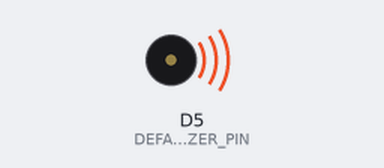
The sketch below on a simulated ESP8266 (Wemos D1 mini). On the bench: buzzer (waves = sounding). What the sketch prints to the serial monitor is not drawn.

Above: at 5.36 s.
At 20.2 s:
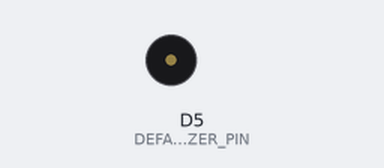
Timing chart, 0 to 21.7 s (numbered marks = the images above):
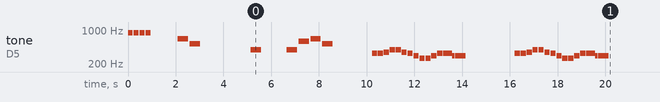

The sketch:

D1_oop95_buzzersound2_List.ino
```cpp
//_____D1_oop95_buzzersound2.ino_________________khartinger_____
// This demo program is used to demonstrate the capabilities
// of the BuzzerList class for the D1 mini:
// setup():
// 1. Play a short 880Hz piep tone for 4 times (= 1s)
// 2. Wait for 2 seconds (1sec tone, 1sec silence ;)
// 3. Start to play the Big Ben melody
// 4. Pause after 1,5 seconds for 2 seconds
// 5. Continue playing the Big Ben Melody
// main():
// 6. When the playback of the Big Ben Melody is finished,
//    another medody is started (song of joy).
//    This melody should be played twice.
// 7. To show that the main loop is not blocked, it is counted
//    there from 0 to 999 in 0.5 sec intervals.

// The software is based on a Arduino Melody Player by ericBcreator.
// https://www.hackster.io/ericBcreator/a-m-p-arduino-music-player-8013b6
// commands:
// CDEFGABn  notes, n = note length: 1, 2, 4, 8, 16, 32, 64,
//       2, 4, 8, 16, 32 dotted (or 3, 6, 12, 24, 48),
//       4, 8, 16, 32 triplet 34, 38, 316, 332
//       defaults to Ln if n is omitted
// Rn    rest, n = note length. defaults to Ln if n is omitted
// Tn    tempo n = 32-255 (default is 120 BPM, 4/4 time base)
// On    octave n = 1-8 (default is 4)
// Ln    n = default note length (default is 4, quarter note)
// MN    music normal:      7/8 note length duration (default)
// ML    or music legato:   full length duration
// MS    or music staccato: 3/4 note length duration
// MU    mute mode

// <     octave down (range 1-8)
// >     octave up (range 1-8)
// [     transpose down a step (range -12 to 12)
// ]     transpose up a step (range -12 to 12)
// #     sharp (place after note, D#n)
// -     flat (place after note, D-n)
// .     dotted note (note length will be increased with 50%)
// $     reset the default settings.
//       Recommended at the start of a new song.
// Note: spaces are ignored, use them for readability
// Example: Big Ben melody:
//       playMelody("$T120 L4 O5 ECD<GR2 G>DEC R2");
//
// Hardware: 1. WeMos D1 Mini
//           2. Buzzer Shield (@ D5)
// Created by Karl Hartinger, June 06, 2021.
// Changes: -
// Released into the public domain.

#define D1MINI          1              // ESP8266 D1mini +pro
#include "src/buzzerList/D1_class_BuzzerList.h"

#define  DEBUG95        true

//_______sensors, actors, global variables______________________
//.......buzzer object and interrupt service routine............
BuzzerList buzzer;                          // buzzer object
ICACHE_RAM_ATTR void buzzer1_ISR(void *pArg) { buzzer.timer_ISR(NULL); }

String melodyBigBen="$T120 L4 O5 ECD<GR2 G>DEC R2";
String melodyFreude="$T240 MN EEFG GFED CCDE ML E. MN D8D2 R1R1";
//String melodyJingleBells="$T240 EEE2 EEE2 EGC.D8 E1 FFF.F8 FEEE8E8 EDDE D2G2 EEE2 EEE2 EGC.D8 E1 FFF.F8 FEEE8E8 GGFD C1 R1";

//_____SETUP____________________________________________________
void setup() {
 //------Serial, just for debug---------------------------------
 //if(DEBUG95)
 {Serial.begin(115200); Serial.println("\nsetup(): --Start--");}
 //------buzzer: set interrupt service routine------------------
 buzzer.setISR(buzzer1_ISR);                // set name of ISR
 //------output sound-------------------------------------------
 if(DEBUG95) Serial.println("4x Piep");
 buzzer.setTone(880,200,50);                // one tone
 buzzer.start(4);                           // piep 4x
 if(DEBUG95) Serial.println("Wait 2 secs");
 buzzer.delay(2000);                        // wait 2s
 if(DEBUG95) Serial.println("Set Big Ben melody");
 buzzer.setMelody(melodyBigBen);            // set new melody
 if(DEBUG95) Serial.println("Start Big Ben melody");
 buzzer.start();                            // start melody
 buzzer.delay(1000);                        // wait 1s
 buzzer.pause();                            // pause playing
 if(DEBUG95) Serial.println("Pause Big Ben melody for 2 sec");
 buzzer.delay(2000);                        // wait 2 sec
 buzzer.goon();                             // restart playing
 if(DEBUG95) Serial.println("Go on playing Big Ben melody #1");
 Serial.println("setup(): --Finish2--");
}

int counter=-1;                             // start value
bool start1=true;                           // do playing 1
bool start2=false;                          // do playing 2

//_______MAIN LOOP______________________________________________
void loop() {
 //------Show that program is alive: counting + serial output---
 counter++;                                 // increment counter
 if(counter>999) counter=0;                 // avoid overflow
 Serial.print(counter); Serial.print(" ");  // print counter val
 if(counter%20==0) Serial.println();        // lew line after 20

 //------Melody #1 (Big Ben) finished?--------------------------
 if(start1 && buzzer.finished())
 {//.....Melody #1 finished. Play melody #2.....................
  if(DEBUG95) Serial.println("\nFinished melody #1");
  start1=false;                             // start only 1 time
  start2=true;                              // prepare finish2
  buzzer.setMelody(melodyFreude);           // set new melody
  if(DEBUG95) Serial.println("Start melody #2");
  buzzer.start(2);                          // play it 2x
 }

 //------Melody #2 finished?------------------------------------
 if(start2 && buzzer.finished())
 {//.....yes: print 'playing #2 finished' message...............
  start2=false;                             // finished #2
  if(DEBUG95) Serial.println("\nFinished melody #2");
 }
 buzzer.delay(500);                         // wait (counter)
}
```

D1_class_BuzzerList.h
```cpp
//_____D1_class_BuzzerList.h________________________khartinger_____
// The BuzzerList class for the D1mini is used to output
// tones and melodies.
// In order not to block the main loop during the sound output,
// it uses the timer interrupt for sound output.
// SimpleLists are used to store note duration and frequency.
// The software is based on a Arduino Melody Player by ericBcreator.
// https://www.hackster.io/ericBcreator/a-m-p-arduino-music-player-8013b6
// commands:
// CDEFGABn  notes, n = note length: 1, 2, 4, 8, 16, 32, 64,
//       2, 4, 8, 16, 32 dotted (or 3, 6, 12, 24, 48),
//       4, 8, 16, 32 triplet 34, 38, 316, 332
//       defaults to Ln if n is omitted
// Rn    rest, n = note length. defaults to Ln if n is omitted
// Tn    tempo n = 32-255 (default is 120 BPM, 4/4 time base)
// On    octave n = 1-8 (default is 4)
// Ln    n = default note length (default is 4, quarter note)
// MN    music normal:      7/8 note length duration (default)
// ML    or music legato:   full length duration
// MS    or music staccato: 3/4 note length duration
// MU    mute mode

// <     octave down (range 1-8)
// >     octave up (range 1-8)
// [     transpose down a step (range -12 to 12)
// ]     transpose up a step (range -12 to 12)
// #     sharp (place after note, D#n)
// -     flat (place after note, D-n)
// .     dotted note (note length will be increased with 50%)
// $     reset the default settings.
//       Recommended at the start of a new song.
// Note: spaces are ignored, use them for readability
// Example: Big Ben melody:
//       playMelody("$T120 L4 O5 ECD<GR2 G>DEC R2");
//
// Hardware: 1. WeMos D1 Mini
//           2. Buzzer Shield (@ D5)
// Created by Karl Hartinger, June 04, 2021.
// Changes: -
// Released into the public domain.

#ifndef D1_CLASS_BUZZERLIST_H
#define D1_CLASS_BUZZERLIST_H
extern "C" {
#include "user_interface.h"                 // os_timer_t
}
#include "Arduino.h"                        // D1, String, ...
#include "../simplelist/D1_class_SimpleList.hpp"
#include <iostream>                         // cout

//_______defines________________________________________________
#if defined(ESP32) || defined(ESP32D1)
 #define DEFAULT BUZZER_PIN  18             // D5=18
#else
 #define DEFAULT_BUZZER_PIN  D5             // D5=18
#endif

#define DEBUG_B              true // false
#define DEFAULT_TEMPO        120            // 120 beats/minute
#define DEFAULT_OCTAVE       4              // octave #4
#define DEFAULT_NOTELENGTH   4              // quarter note
#define DEFAULT_NOTELENTYPE  0              // 0: normal 7/8
#define DEFAULT_TRANSPOSE    0              // note up/down in pitch

class BuzzerList {
 //======properties=============================================
 protected:
  int              pinBuzzer_;              // buzzer pin (D5)
  String           melody_;                 // melody notes
  int              repeat_;                 // number of repeat
  int              melr_;                   // actual repeat #
  SimpleList<int>  melf_;                   // frequency [Hz]
  SimpleList<int>  meld_;                   // duration  [ms]
  os_timer_t       myTimer;                 // timer object
  bool             finished_;                // playback finished
  //.....general melody parameter (d=duration, f=frequency).....
  unsigned char    d_tempo;                 // BPM=beats/minute (120)
  unsigned int     d_defaultNoteLength;     // general noteLength (4)
  unsigned int     d_noteLengthType;        // articulation (0)
  // 0: normal 7/8, 1:  legato 1/1, 2: staccato 3/4, 9: mute
  unsigned char    f_octave;                // octave (default 4)
  int              f_transpose;             // note up/down in pitch (0)
  //=====constructor & co=======================================
 public:
  BuzzerList();                                // use default value
  BuzzerList(int pin);                         // specification pin#
 protected:
  //_____initialize properties. Called by constructor(s)________
  void   setup(int pin);                    // called by constructors
 public:
  //=====restore properties and objects=========================
  bool   begin();                           // reset properties
  void   restoreSoundSettings();            // reset melody param
 //======setter and getter methods==============================
  bool setMelody(String melody);            // set melody
  bool setTone(int f, int msOn, int msOff); // set only one tone
  bool finished();                          // playing finished
 //======working methods========================================
  void setISR(void (*isr_)(void *pArg));    // interrupt service
  void start();                             // start playing 1x
  void start(int repeat);                   // start, play x times
  void stopp();                             // stopp all playing
  void pause();                             // pause playing
  void goon();                              // start after pause
  void delay(unsigned long milli);          // wait milli secs
 //======help methods===========================================
  void timer_ISR(void *pArg);               // play the notes
  bool parseMelody(String melody);          // notes to dur, freq
  bool isNum(unsigned char value);          // is char 0..9
  double noteLengthToMS(unsigned int noteLength); // to millis
  unsigned int noteToFrequency(int note);   // to frequency
};
#endif
```

D1_class_SimpleList.hpp
```cpp
//_____SimpleList.hpp____________________________khartinger_____
//https://stackoverflow.com/questions/9986591/vectors-in-arduino
// Created by Karl Hartinger, June 01, 2021.
// Modified: -
#ifndef SIMPLE_LIST_HPP
#define SIMPLE_LIST_HPP

template <class T>
class ListNode {
 public:
  T element;
  ListNode* next;
  ListNode* prev;
  ListNode(T element, ListNode* prev, ListNode* next) : element(element)
  {
   this->next = next;
   this->prev = prev;
  };
};

template <class T>
class SimpleList {
 private:
  int length;
  ListNode<T>* head;
  ListNode<T>* tail;
  ListNode<T>* curr;
 public:
  SimpleList();
  SimpleList(const SimpleList<T>&);
  ~SimpleList();
  T& getCurrent();
  T& getFirst() const;
  T& getLast() const;
  int  size();
  void append(T);
  void eraseLast();
  void eraseFirst();
  void eraseCurrent();
  bool next();
  bool moveToStart();
  bool prev();
  void erase(T&);
  bool search(T);
  void clear();
  void putFirstToLast();
  bool update(T elemOld, T elemNew);
  SimpleList& operator = (const SimpleList<T>&);
};

template <class T>
SimpleList<T>::SimpleList() {
 length = 0;
 head = nullptr;
 tail = nullptr;
 curr = nullptr;
}

template <class T>
SimpleList<T>::SimpleList(const SimpleList<T> & list) {
 length = 0;
 head = nullptr;
 tail = nullptr;
 curr = nullptr;
 ListNode<T> * temp = list.head;
 while(temp != nullptr)
 {
  append(temp->element);
  temp = temp->next;
 }
}

template <class T>
SimpleList<T> & SimpleList<T>::operator=(const SimpleList<T> & list)
{
 clear();
 ListNode<T> * temp = list.head;
 while(temp != nullptr)
 {
  append(temp->element);
  temp = temp->next;
 }
 return *this;
}

template <class T>
SimpleList<T>::~SimpleList() {
 clear();
}

template<class T>
T& SimpleList<T>::getCurrent()
{
 return curr->element;
}

template<class T>
T& SimpleList<T>::getFirst() const
{
 return head->element;
}

template<class T>
T& SimpleList<T>::getLast() const
{
 return tail->element;
}

template<class T>
int SimpleList<T>::size()
{
 return length;
}

template <class T>
void SimpleList<T>::append(T element)
{
 ListNode<T> * node = new ListNode<T>(element, tail, nullptr);
 if(length == 0)
  curr = tail = head = node;
 else {
  tail->next = node;
  tail = node;
 }
 length++;
}

template <class T>
void SimpleList<T>::eraseLast()
{
 if(length == 0) return;
 curr = tail;
 eraseCurrent();
}

template <class T>
void SimpleList<T>::eraseFirst()
{
 if(length == 0) return;
 curr = head;
 eraseCurrent();
}

template <class T>
bool SimpleList<T>::next()
{
 if(length == 0) return false;
 if(curr->next == nullptr) return false;
 curr = curr->next;
 return true;
}

template <class T>
bool SimpleList<T>::moveToStart()
{
 curr = head;
 return length != 0;
}

template<class T>
bool SimpleList<T>::prev()
{
 if(length == 0) return false;
 if(curr->prev != nullptr) return false;
 curr = curr->prev;
 return true;
}

template <class T>
void SimpleList<T>::erase(T & elem)
{
 if(search(elem)) eraseCurrent();
}

template <class T>
void SimpleList<T>::eraseCurrent()
{
 if(length == 0) return;
 length--;
 ListNode<T> * temp = curr;
 if(temp->prev != nullptr) temp->prev->next = temp->next;
 if(temp->next != nullptr) temp->next->prev = temp->prev;
 if(length == 0)
  head = curr = tail = nullptr;
 else
  if(curr == head)
   curr = head = head->next;
  else
   if(curr == tail)
    curr = tail = tail->prev;
   else
    curr = curr->prev;
 delete temp;
}

template <class T>
bool SimpleList<T>::search(T elem)
{
 if(length == 0) return false;
 if(moveToStart())
 do {
  if(curr->element == elem) return true;
 } while (next());
 return false;
}

template <class T>
void SimpleList<T>::putFirstToLast()
{
 if(length < 2) return;
 ListNode<T>* temp = head->next;
 head->next->prev = nullptr;
 head->next = nullptr;
 head->prev = tail;
 tail->next = head;
 tail = head;
 head = temp;
}

template <class T>
bool SimpleList<T>::update(T elemOld, T elemNew)
{
 bool bRet=search(elemOld);
 if(bRet) curr->element = elemNew;
 return bRet;
}

template <class T>
void SimpleList<T>::clear()
{
 if(length == 0) return;
 ListNode<T> * temp = head;
 while(temp != nullptr)
 {
  head = head->next;
  delete temp;
  temp = head;
 }
 head = curr = tail = nullptr;
 length = 0;
}
#endif
```

Source omitted: D1_class_BuzzerList.cpp (19693 bytes)

Measured:
- by itself, tone on D5 (DEFAULT_BUZZER_PIN): plays 880 Hz for 0.20 s, 880 Hz for 0.20 s, 880 Hz for 0.20 s, 880 Hz for 0.20 s, 659 Hz for 0.44 s, 523 Hz for 0.44 s … (41 notes in this stretch)
